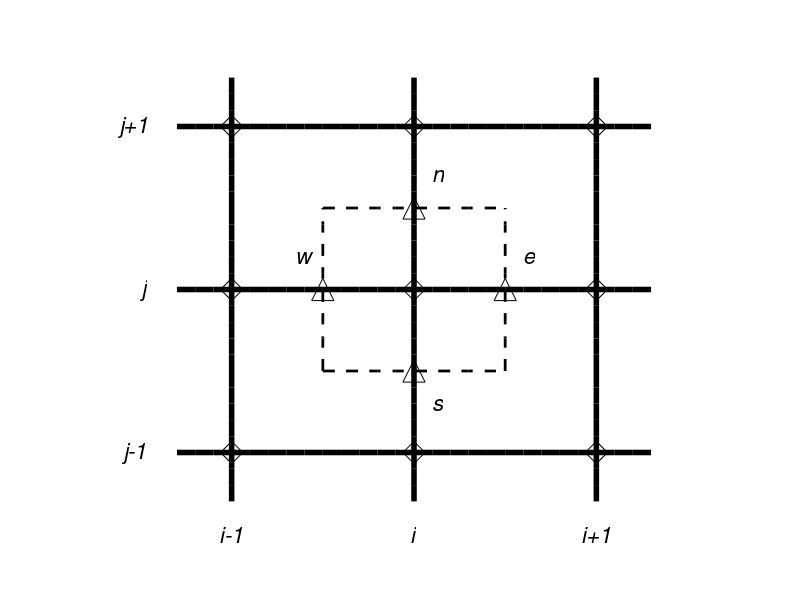

Write MATLAB code to recreate this figure.
function makestencil
% MAKESTENCIL   Plot a stencil.  Works under Matlab better than Octave, especially
% because saving the figures sucks under Octave.

msize=16;

basic(1) % stencil for non-constant diffusivity
hold on
plot([-0.5 0.5 0 0], [0 0 -0.5 0.5], '^k', 'Markersize',msize)
plot([-1 0 1 -1 0 1 -1 0 1], [-1 -1 -1 0 0 0 1 1 1], 'dk', 'Markersize',msize)
hold off
% to create .eps and .pdf:
%print -depsc2 diffstencil.eps
%print -dpdf diffstencil.pdf

   function basic(i)
   figure(i)
   lwidth =4.0;

   % make the grid
   x=-1.3:0.1:1.3;
   plot(x,[-ones(size(x)); zeros(size(x)); ones(size(x))]','k',...
       'LineWidth',lwidth)
   axis([-1.7 1.7 -1.5 1.5])
   axis off
   hold on
   plot([-ones(size(x)); zeros(size(x)); ones(size(x))]',x,'k',...
       'LineWidth',lwidth)

   % make the cell
   xcell=-0.5:0.1:0.5;
   clwidth=2.0;
   plot(xcell,[-0.5*ones(size(xcell)); 0.5*ones(size(xcell))]','k--',...
        'LineWidth',clwidth)
   plot([-0.5*ones(size(xcell)); 0.5*ones(size(xcell))],xcell','k--',...
        'LineWidth',clwidth)

   % label the grid locations
   fsize = 16;
   % regular
   text(-1,-1.5,'i-1','FontSize',fsize,'FontAngle','italic',...
      'HorizontalAlignment','center')
   text(0,-1.5,'i','FontSize',fsize,'FontAngle','italic',...
      'HorizontalAlignment','center')
   text(1,-1.5,'i+1','FontSize',fsize,'FontAngle','italic',...
      'HorizontalAlignment','center')
   text(-1.6,-1,'j-1','FontSize',fsize,'FontAngle','italic')
   text(-1.5,0,'j','FontSize',fsize,'FontAngle','italic')
   text(-1.62,1,'j+1','FontSize',fsize,'FontAngle','italic')
   % staggered
   text(-0.65,+0.2,'w','FontSize',fsize,'FontAngle','italic')
   text(+0.6, +0.2,'e','FontSize',fsize,'FontAngle','italic')
   text(+0.1, -0.7,'s','FontSize',fsize,'FontAngle','italic')
   text(+0.1, +0.7,'n','FontSize',fsize,'FontAngle','italic')
   hold off

